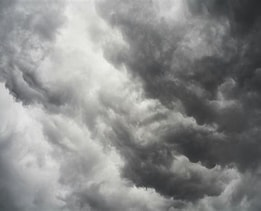
#> input picture image.jpg, 261 x 211 px, found by its file name
$ python h_Matching.py
#> lines starting #> are read from the running program, lines starting #| are printed output that depends on the picture
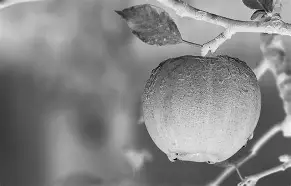
#> input picture target.jpg, 291 x 186 px, found by its file name
import cv2
import numpy as np
import matplotlib.pyplot as plt

def calculate_cdf(image):

    hist = [0] * 256

    for row in image:
        for pixel in row:
            hist[pixel] += 1
#> after the loop, hist = 256 values, max 529 at index 71, min 0 at index 0, mean 215.1

    total = image.shape[0] * image.shape[1]
#> total = 55071

    pdf = [h / total for h in hist]
#> pdf = 256 values, max 0.00961 at index 71, min 0 at index 0, mean 0.00391

    cdf = [0] * 256
    cdf[0] = pdf[0]

    for i in range(1, 256):
        cdf[i] = cdf[i - 1] + pdf[i]
#> after the loop, cdf = 256 values from 0 to 1

    return cdf


def histogram_matching(source, target):

    cdf_source = calculate_cdf(source)
#> cdf_source = 256 values from 0 to 1
    cdf_target = calculate_cdf(target)
#> cdf_target = 256 values from 5.54e-05 to 1

    mapping = [0] * 256

    for i in range(256):
        diff = abs(cdf_source[i] - cdf_target[0])
        index = 0

        for j in range(256):
            new_diff = abs(cdf_source[i] - cdf_target[j])
            if new_diff < diff:
                diff = new_diff
                index = j

        mapping[i] = index
#> this loop made 256 passes
#> after the loop, mapping = 256 values from 0 to 255

    matched = np.zeros_like(source)

    for i in range(source.shape[0]):
        for j in range(source.shape[1]):
            matched[i, j] = mapping[source[i, j]]

    return matched


def show_images_and_histograms(source, target, matched, titles=None):
    imgs = [source, target, matched]
    if titles is None:
        titles = ['Source', 'Target', 'Matched']

    fig, axes = plt.subplots(2, 3, figsize=(15, 8))

    # Top row: images
    for i, img in enumerate(imgs):
        ax = axes[0, i]
        if img is None:
            ax.axis('off')
            continue
        ax.imshow(img, cmap='gray')
        ax.set_title(titles[i])
        ax.axis('off')
#> this loop made 3 passes

    # Bottom row: histograms
    for i, img in enumerate(imgs):
        ax = axes[1, i]
        if img is None:
            ax.axis('off')
            continue
        hist = cv2.calcHist([img], [0], None, [256], [0, 256])
        ax.plot(hist, color='black')
        ax.set_xlim([0, 255])
        ax.set_xlabel('Intensity')
        ax.set_ylabel('Count')
        ax.set_title(f"Histogram - {titles[i]}")

    plt.tight_layout()
    plt.show()
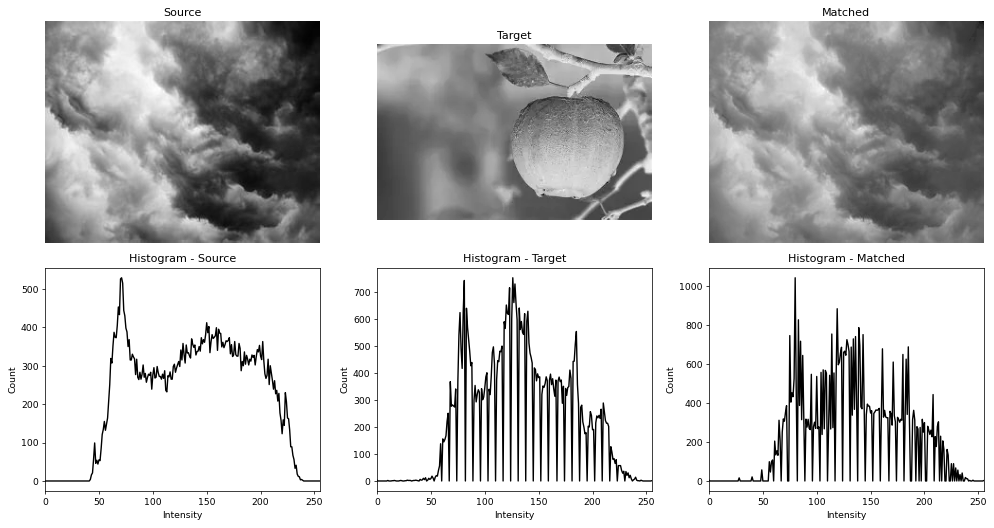
#> figure drawn by matplotlib, 6 panels; panel 4: curve peaks at x = 71, y = 529; panel 5: curve peaks at x = 126, y = 753; panel 6: curve peaks at x = 80, y = 1044


def main():
    source = cv2.imread("image.jpg", 0)
    target = cv2.imread("target.jpg", 0)

    if source is None or target is None:
        print("Missing 'image.jpg' or 'target.jpg' in the script folder.")
        return

    result = histogram_matching(source, target)
    cv2.imwrite("matched.jpg", result)
    print("Histogram Matching completed. Showing results...")
    show_images_and_histograms(source, target, result, titles=["Source", "Target", "Matched"])


if __name__ == "__main__":
    main()
